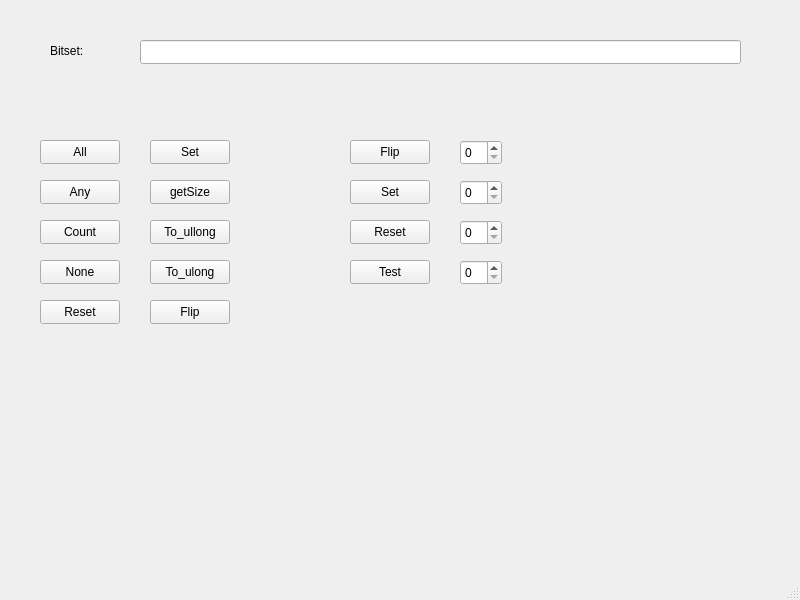
<?xml version="1.0" encoding="UTF-8"?>
<ui version="4.0">
 <class>MainWindow</class>
 <widget class="QMainWindow" name="MainWindow">
  <property name="geometry">
   <rect>
    <x>0</x>
    <y>0</y>
    <width>800</width>
    <height>600</height>
   </rect>
  </property>
  <property name="windowTitle">
   <string>MainWindow</string>
  </property>
  <widget class="QWidget" name="centralwidget">
   <widget class="QPushButton" name="pushButton_getSize">
    <property name="geometry">
     <rect>
      <x>150</x>
      <y>180</y>
      <width>80</width>
      <height>24</height>
     </rect>
    </property>
    <property name="text">
     <string>getSize</string>
    </property>
   </widget>
   <widget class="QLineEdit" name="lineEdit">
    <property name="enabled">
     <bool>true</bool>
    </property>
    <property name="geometry">
     <rect>
      <x>140</x>
      <y>40</y>
      <width>601</width>
      <height>24</height>
     </rect>
    </property>
    <property name="readOnly">
     <bool>true</bool>
    </property>
   </widget>
   <widget class="QPushButton" name="pushButton_count">
    <property name="geometry">
     <rect>
      <x>40</x>
      <y>220</y>
      <width>80</width>
      <height>24</height>
     </rect>
    </property>
    <property name="text">
     <string>Count</string>
    </property>
   </widget>
   <widget class="QPushButton" name="pushButton_any">
    <property name="geometry">
     <rect>
      <x>40</x>
      <y>180</y>
      <width>80</width>
      <height>24</height>
     </rect>
    </property>
    <property name="text">
     <string>Any</string>
    </property>
   </widget>
   <widget class="QSpinBox" name="spinBox_reset">
    <property name="geometry">
     <rect>
      <x>460</x>
      <y>220</y>
      <width>42</width>
      <height>25</height>
     </rect>
    </property>
    <property name="minimum">
     <number>0</number>
    </property>
    <property name="maximum">
     <number>9</number>
    </property>
   </widget>
   <widget class="QPushButton" name="pushButton_ulong">
    <property name="geometry">
     <rect>
      <x>150</x>
      <y>260</y>
      <width>80</width>
      <height>24</height>
     </rect>
    </property>
    <property name="text">
     <string>To_ulong</string>
    </property>
   </widget>
   <widget class="QPushButton" name="pushButton_resetArg">
    <property name="geometry">
     <rect>
      <x>350</x>
      <y>220</y>
      <width>80</width>
      <height>24</height>
     </rect>
    </property>
    <property name="text">
     <string>Reset</string>
    </property>
   </widget>
   <widget class="QSpinBox" name="spinBox_flip">
    <property name="geometry">
     <rect>
      <x>460</x>
      <y>140</y>
      <width>42</width>
      <height>25</height>
     </rect>
    </property>
    <property name="minimum">
     <number>0</number>
    </property>
    <property name="maximum">
     <number>9</number>
    </property>
   </widget>
   <widget class="QPushButton" name="pushButton_setArg">
    <property name="geometry">
     <rect>
      <x>350</x>
      <y>180</y>
      <width>80</width>
      <height>24</height>
     </rect>
    </property>
    <property name="text">
     <string>Set</string>
    </property>
   </widget>
   <widget class="QPushButton" name="pushButton_all">
    <property name="geometry">
     <rect>
      <x>40</x>
      <y>140</y>
      <width>80</width>
      <height>24</height>
     </rect>
    </property>
    <property name="text">
     <string>All</string>
    </property>
   </widget>
   <widget class="QLabel" name="label">
    <property name="geometry">
     <rect>
      <x>50</x>
      <y>40</y>
      <width>61</width>
      <height>21</height>
     </rect>
    </property>
    <property name="text">
     <string>Bitset:</string>
    </property>
   </widget>
   <widget class="QPushButton" name="pushButton_ullong">
    <property name="geometry">
     <rect>
      <x>150</x>
      <y>220</y>
      <width>80</width>
      <height>24</height>
     </rect>
    </property>
    <property name="text">
     <string>To_ullong</string>
    </property>
   </widget>
   <widget class="QSpinBox" name="spinBox_test">
    <property name="geometry">
     <rect>
      <x>460</x>
      <y>260</y>
      <width>42</width>
      <height>25</height>
     </rect>
    </property>
    <property name="minimum">
     <number>0</number>
    </property>
    <property name="maximum">
     <number>9</number>
    </property>
   </widget>
   <widget class="QSpinBox" name="spinBox_set">
    <property name="geometry">
     <rect>
      <x>460</x>
      <y>180</y>
      <width>42</width>
      <height>25</height>
     </rect>
    </property>
    <property name="minimum">
     <number>0</number>
    </property>
    <property name="maximum">
     <number>9</number>
    </property>
   </widget>
   <widget class="QLabel" name="label_ans">
    <property name="geometry">
     <rect>
      <x>80</x>
      <y>80</y>
      <width>511</width>
      <height>16</height>
     </rect>
    </property>
    <property name="text">
     <string/>
    </property>
   </widget>
   <widget class="QPushButton" name="pushButton_set">
    <property name="geometry">
     <rect>
      <x>150</x>
      <y>140</y>
      <width>80</width>
      <height>24</height>
     </rect>
    </property>
    <property name="text">
     <string>Set</string>
    </property>
   </widget>
   <widget class="QPushButton" name="pushButton_flipArg">
    <property name="geometry">
     <rect>
      <x>350</x>
      <y>140</y>
      <width>80</width>
      <height>24</height>
     </rect>
    </property>
    <property name="text">
     <string>Flip</string>
    </property>
   </widget>
   <widget class="QPushButton" name="pushButton_reset">
    <property name="geometry">
     <rect>
      <x>40</x>
      <y>300</y>
      <width>80</width>
      <height>24</height>
     </rect>
    </property>
    <property name="text">
     <string>Reset</string>
    </property>
   </widget>
   <widget class="QPushButton" name="pushButton_testArg">
    <property name="geometry">
     <rect>
      <x>350</x>
      <y>260</y>
      <width>80</width>
      <height>24</height>
     </rect>
    </property>
    <property name="text">
     <string>Test</string>
    </property>
   </widget>
   <widget class="QPushButton" name="pushButton_none">
    <property name="geometry">
     <rect>
      <x>40</x>
      <y>260</y>
      <width>80</width>
      <height>24</height>
     </rect>
    </property>
    <property name="text">
     <string>None</string>
    </property>
   </widget>
   <widget class="QPushButton" name="pushButton_flip">
    <property name="geometry">
     <rect>
      <x>150</x>
      <y>300</y>
      <width>80</width>
      <height>24</height>
     </rect>
    </property>
    <property name="text">
     <string>Flip</string>
    </property>
   </widget>
  </widget>
  <widget class="QMenuBar" name="menubar">
   <property name="geometry">
    <rect>
     <x>0</x>
     <y>0</y>
     <width>800</width>
     <height>22</height>
    </rect>
   </property>
  </widget>
  <widget class="QStatusBar" name="statusbar"/>
 </widget>
 <resources/>
 <connections/>
</ui>
